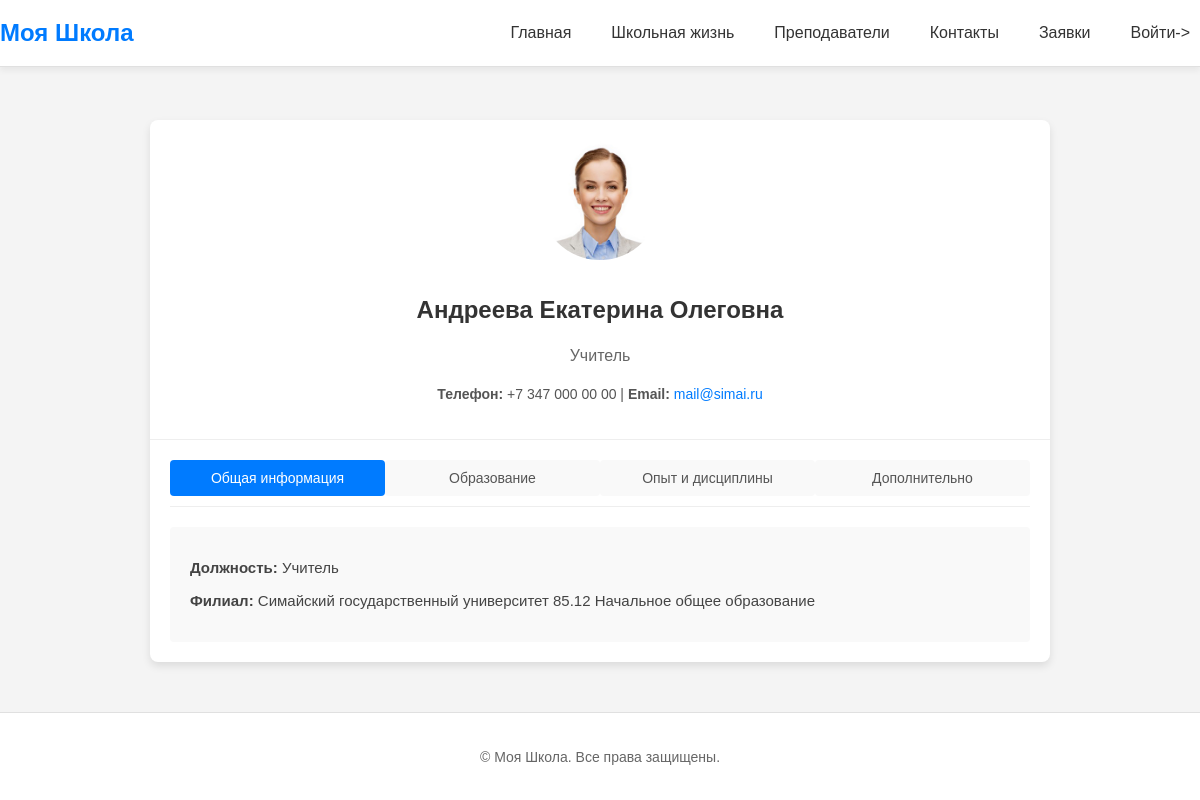
/teacher/3/, run on the app's committed database.
### school/models.py (models this page shows, shortened)
class Teacher(models.Model):
    POSITION_CHOICES = [
        ('director', 'Директор'),
        ('teacher', 'Учитель'),
    ]
    last_name = models.CharField(max_length=50, verbose_name="Фамилия")
    first_name = models.CharField(max_length=50, verbose_name="Имя")
    patronymic = models.CharField(max_length=50, verbose_name="Отчество")
    position = models.CharField(max_length=50, choices=POSITION_CHOICES, verbose_name="Должность")
    education = models.TextField(verbose_name="Уровень образования")
    qualification = models.CharField(max_length=255, verbose_name="Квалификация")
    academic_degree = models.CharField(max_length=255, blank=True, null=True, verbose_name="Ученая степень")
    academic_title = models.CharField(max_length=255, blank=True, null=True, verbose_name="Ученое звание")
    qualification_improvement = models.TextField(blank=True, null=True, verbose_name="Повышение квалификации")
    professional_retraining = models.TextField(blank=True, null=True, verbose_name="Профессиональная переподготовка")
    experience_years = models.PositiveIntegerField(verbose_name="Опыт работы (лет)")
    phone = models.CharField(max_length=20, verbose_name="Контактный телефон")
    email = models.EmailField(verbose_name="Адрес электронной почты")
    branch = models.CharField(max_length=255, verbose_name="Филиал")
    educational_programs = models.TextField(blank=True, null=True, verbose_name="Образовательные программы")
    subjects_taught = models.ManyToManyField(Subject, related_name="teachers", verbose_name="Преподаваемые дисциплины")
    additional_taught = models.ManyToManyField(AdditionalActivity, related_name="teachers", blank=True, null=True,
                                               verbose_name="Дополнительные услуги")
    image = models.ImageField(upload_to='images/teacher', blank=True, null=True, verbose_name="Фото преподавателя")
    user = models.OneToOneField(User, on_delete=models.CASCADE, blank=True, null=True, verbose_name="Пользователь")

### school/views.py (the view)
# urls.py: path('teacher/<int:teacher_id>/', views.teacher_detail_view, name='teacher_detail'),
def teacher_detail_view(request, teacher_id):
    teacher = get_object_or_404(Teacher, id=teacher_id)
    return render(request, 'teacher_page/teacher_detail.html', {'teacher': teacher})

### templates/teacher_page/teacher_detail.html (shortened to what this page needs)
{% extends 'index.html' %}
{% block content %}
    <div class="teacher-detail-container">
        <div class="teacher-header">
            <img src="{% if teacher.image %}{{ teacher.image.url }}{% else %}/static/default-teacher.png{% endif %}"
                 alt="Фото преподавателя">
            <h1>{{ teacher.last_name }} {{ teacher.first_name }} {{ teacher.patronymic }}</h1>
            <p class="position">{{ teacher.get_position_display }}</p>
            <p class="contact">
                <strong>Телефон:</strong> {{ teacher.phone }} |
                <strong>Email:</strong> <a href="mailto:{{ teacher.email }}">{{ teacher.email }}</a>
            </p>
        </div>
        <div class="teacher-tabs">
            <div class="tab-menu">
                <button class="tab-menu-link active" onclick="openTab(event, 'general-info')">Общая информация</button>
                <button class="tab-menu-link" onclick="openTab(event, 'education')">Образование</button>
                <button class="tab-menu-link" onclick="openTab(event, 'experience')">Опыт и дисциплины</button>
                <button class="tab-menu-link" onclick="openTab(event, 'additional')">Дополнительно</button>
            </div>
            <div id="general-info" class="tab-content active">
                <p><strong>Должность:</strong> {{ teacher.get_position_display }}</p>
                <p><strong>Филиал:</strong> {{ teacher.branch }}</p>
            </div>
        </div>
    </div>
{% endblock %}

### static/css/styles.css (style rules this page uses)
body { margin: 0; font-family: 'Arial', sans-serif; font-size: 16px; line-height: 1.5; color: #333; background-color: #f4f4f4; }
body { padding-top: 70px; }
.teacher-detail-container { max-width: 900px; margin: 50px auto; background: #fff; border-radius: 8px; box-shadow: 0 4px 8px rgba(0, 0, 0, 0.1); overflow: hidden; }
.teacher-header { text-align: center; padding: 20px; border-bottom: 1px solid #eee; }
.teacher-header img { width: 120px; height: 120px; border-radius: 50%; object-fit: cover; margin-bottom: 15px; }
.teacher-header h1 { font-size: 24px; margin: 10px 0; color: #333; }
.teacher-header .position { font-size: 16px; color: #666; }
.teacher-header .contact { font-size: 14px; color: #555; }
.teacher-header a { color: #007BFF; text-decoration: none; }
.teacher-tabs { padding: 20px; }
.tab-menu { display: flex; justify-content: space-between; margin-bottom: 20px; border-bottom: 1px solid #eee; padding-bottom: 10px; }
.tab-menu .tab-menu-link { flex: 1; padding: 10px; text-align: center; font-size: 14px; color: #555; background: #f9f9f9; border: none; border-radius: 4px; cursor: pointer; transition: all 0.3s ease; }
.tab-menu .tab-menu-link.active { color: #fff; background: #007BFF; }
.tab-content { display: none; padding: 20px; font-size: 15px; color: #444; border-radius: 4px; background: #f9f9f9; }
.tab-content.active { display: block; }
.tab-content p { margin: 10px 0; }

### data on the page
Teacher: image (picture), last_name "Андреева", first_name "Екатерина", patronymic "Олеговна", position "Учитель", phone "+7 347 000 00 00", email "mail@simai.ru", branch "Симайский государственный университет 85.12 Начальное общее образование"
